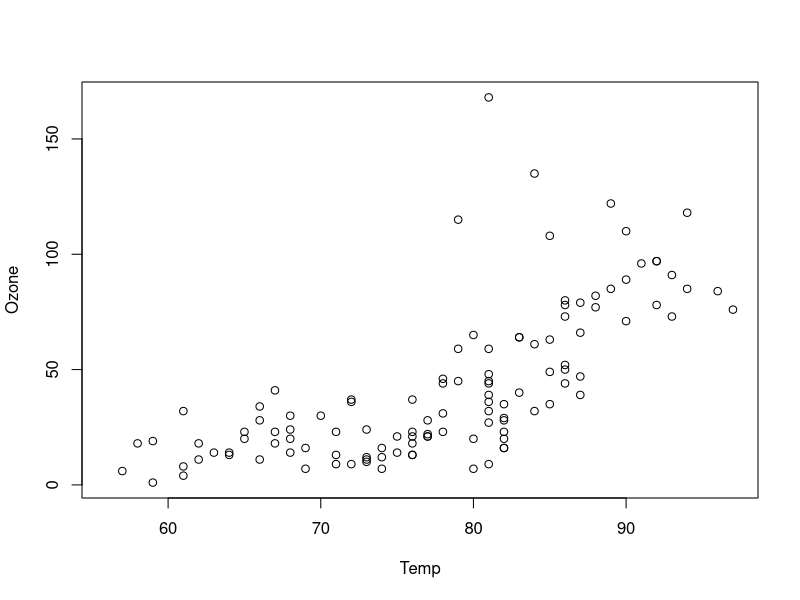
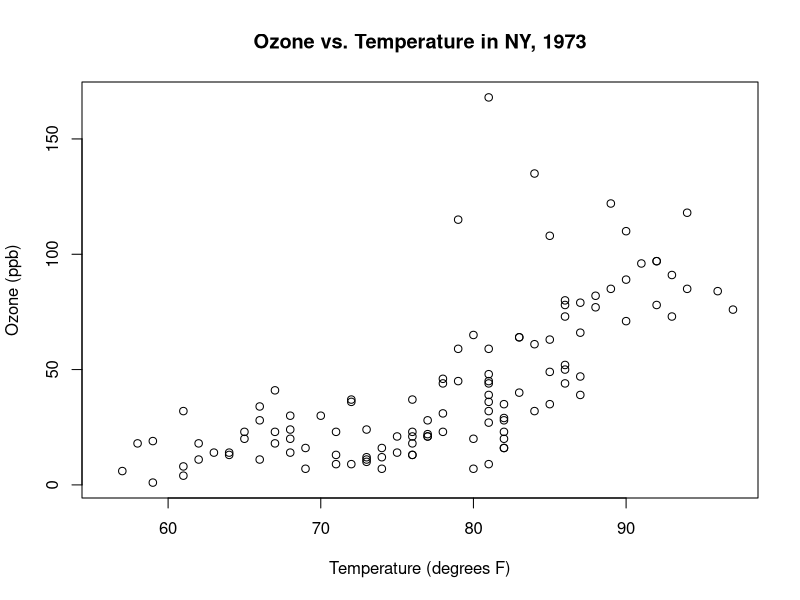
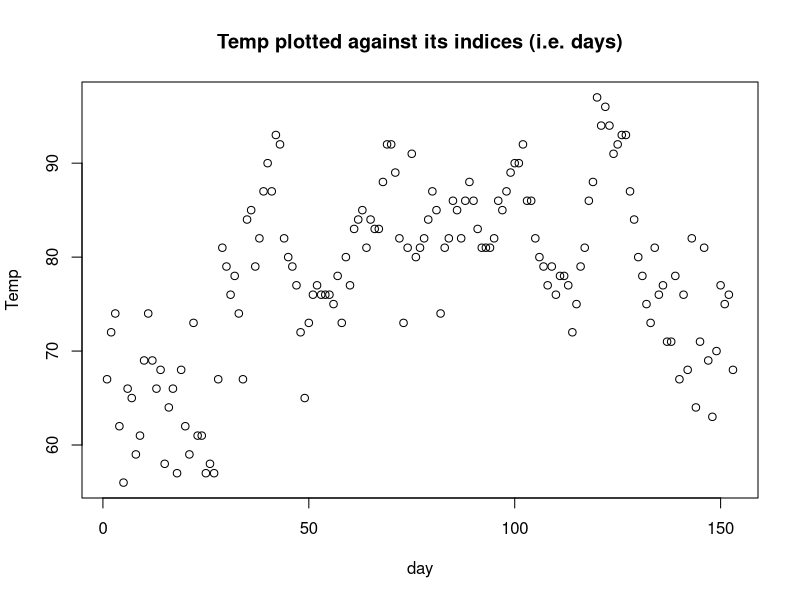
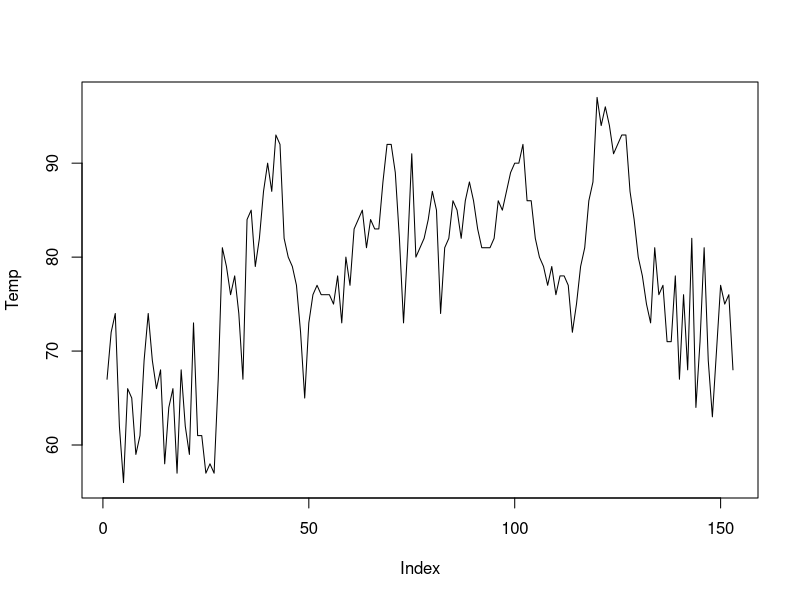
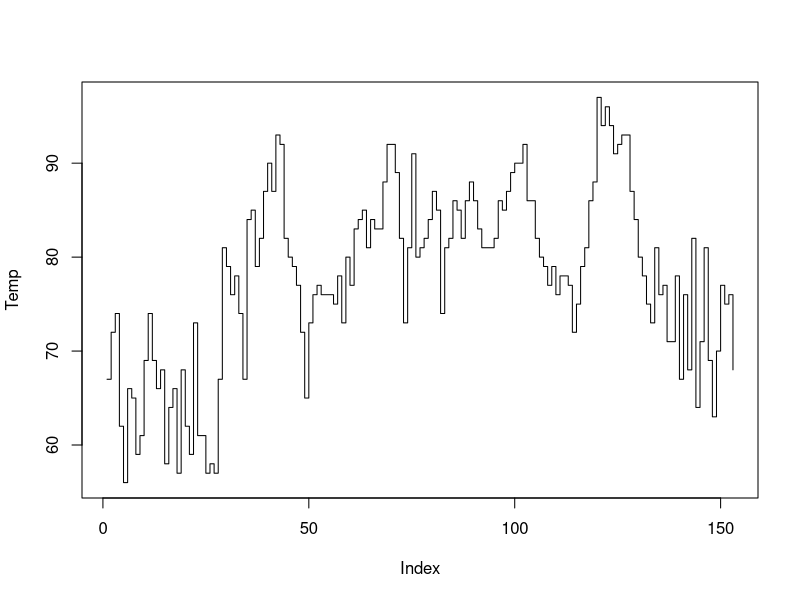
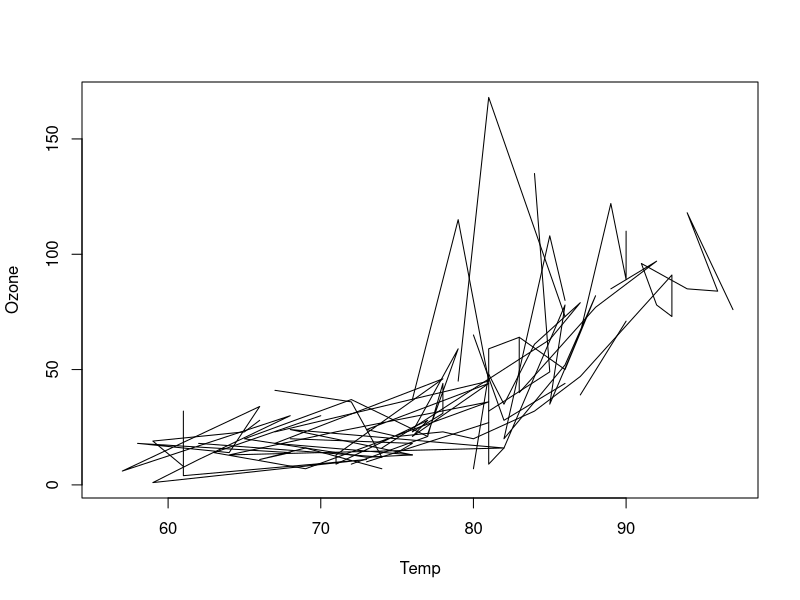
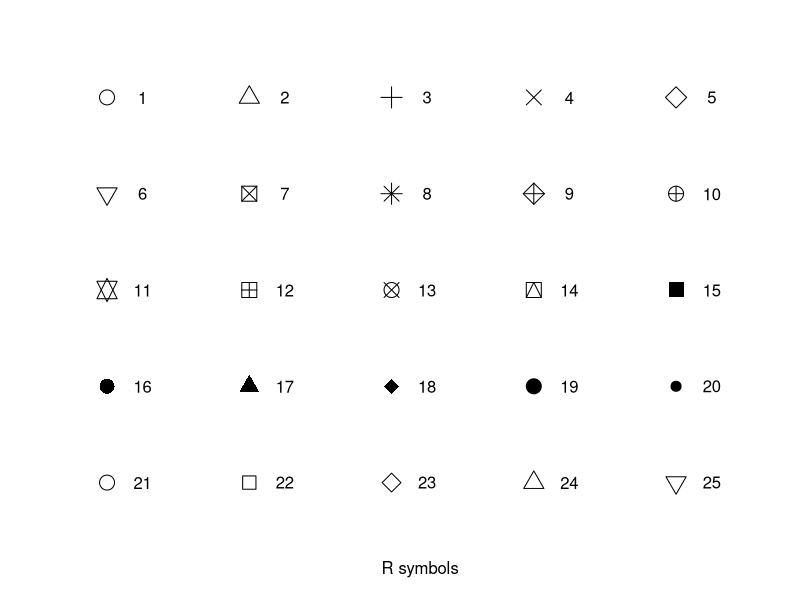
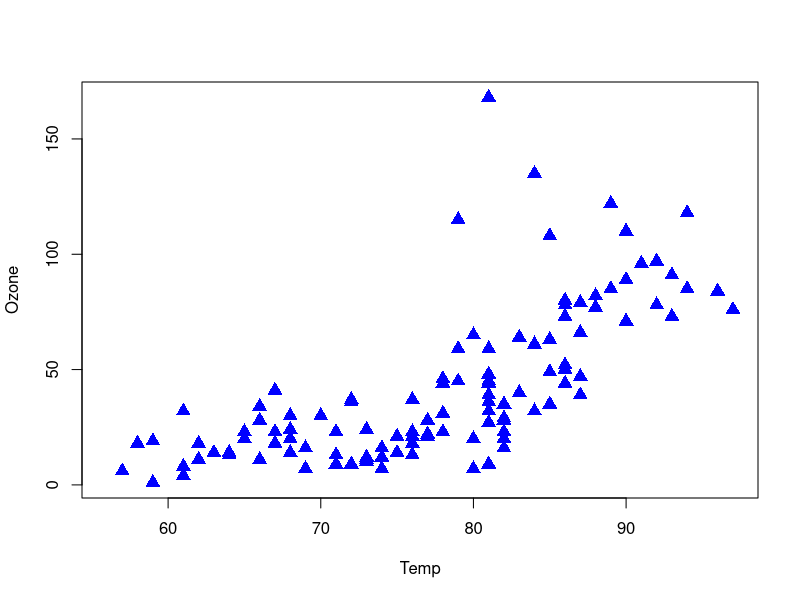

Write the R code that produced these figures, in order.
## ---- chunk 1
# set tidy=T for pdf, tidy=F for html
knitr::opts_chunk$set(comment=NA,error=T,warning=T, fig.align='center',tidy=F)
## ---- chunk 2
data(airquality) # loads the airquality dataset into the workspace
attach(airquality) # extracts each variable as a vector
## ---- chunk 3
plot(Temp, Ozone)
## ---- chunk 4
plot(Temp, Ozone, main="Ozone vs. Temperature in NY, 1973", xlab="Temperature (degrees F)", ylab="Ozone (ppb)")
## ---- chunk 5
plot(Temp, main="Temp plotted against its indices (i.e. days)", xlab="day")
## ---- chunk 6
plot(Temp, type="l")
plot(Temp, type="s")
## ---- chunk 7
plot(Temp, Ozone, type="l")
## ---- chunk 8
x<-rep(seq(1,5),5) 
y<-sort(x,decreasing=TRUE) 
pch<-seq(1,25) 
plot(x,y,pch=pch,cex=2,xlim=c(1,5.4), axes=FALSE,xlab="R symbols",ylab="")
text(x+0.25,y,pch)
## ---- chunk 9
plot(Temp, Ozone, pch=17, col="blue", cex=1.5)
## ---- chunk 10
plot(Temp, Ozone, main="Default Sizes", pch=17, col='blue')
plot(Temp, Ozone, col='blue', main="Inflated Sizes", pch=17, cex=1.5, cex.lab=1.5, cex.axis=1.5, cex.main=1.5, las=1)
## ---- chunk 11
plot(Temp, type='l', lwd=4,  main="Thicker line")
## ---- chunk 12
plot(Ozone, type="l", xlab="", ylab="")
## ---- chunk 13
plot(Ozone, type="l", xlab="", ylab="")
points(Temp, col='blue') # adds points
points(Temp, col='blue', type='l') # adds a line through these points
lines(Temp, col='blue') # a shortcut for points(Temp, type='l'); does exactly the same thing
## ---- chunk 14
plot(Ozone, type="l", xlab="", ylab="")
points(Temp, col='blue') # adds points
points(Temp, col='blue', type='l') # adds a line through these points
lines(Temp, col='blue') # a shortcut for points(Temp, type='l'); does exactly the same thing
lines(Solar.R, col='red')
## ---- chunk 15
range(Temp) # gives the minimum and maximum values
range(Solar.R, na.rm=T) # why do we need the na.rm=T argument here?
range(Ozone, na.rm=T)
# It looks like we need our plot window to range between 1 and 334 if we're to cover everything
# We'll also change the x-limit, just to show its effect

plot(Ozone, ylab="", type="l", xlim=c(1,170), ylim=c(1,334)) 
lines(Temp, col='blue')
lines(Solar.R, col='red')
## ---- chunk 16
plot(Ozone, xlab="days", ylab="", type="l", xlim=c(1,170), ylim=c(1,334)) 
lines(Temp, col='blue')
lines(Solar.R, col='red')
legend('topright',legend=c('ozone (ppb)','temp (F)','rad (lang)'), col=c('black','blue','red'), lty='solid')
## ---- chunk 17
plot(Ozone, ylab="", type="l", xlim=c(1,170), ylim=c(1,334)) 
lines(Temp, col='blue')
lines(Solar.R, col='red')

# add a legend at x=50, y=250
# note: this isn't a brilliant place for it; just showing how it works
# bg="white" forces a white (as opposed to transparent) legend background
legend(50,250,legend=c('ozone (ppb)','temp (F)','rad (lang)'), col=c('black','blue','red'), lty='dashed', bg="white")
## ---- chunk 18
# Evaluate these lines one-by-one so you understand what each is doing!
value = mean(Temp,na.rm=T) # calculate the mean
rounded_value = round(value, 1) # round to 1 decimal place, for display purposes
text_to_display = paste("Mean Temp =", rounded_value)

# now plot, and add text_to_display at desired x,y coords
plot(Temp, type='l', ylab="degrees F", xlab="Days", main="Temperature")
text(25,95,text_to_display)
## ---- chunk 19
colors = rep('blue',length(Temp)) # all elements are 'blue'
odds = seq(1, length(Temp), by=2) # the odd indices: c(1,3,5, ...)
colors[odds] = 'red'
# check that "colors" has alternating "red" and "blue"
plot(Temp, col=colors, pch=19)
## ---- chunk 20
hist(Temp, main="30 bins by default")
## ---- chunk 21
hist(Temp, 50, main="50 bins")
## ---- chunk 22
hist(Temp, c(0,60,85,100), main="Explicitly-set breaks")
## ---- chunk 23
# Be sure you understand exactly what this is doing!
# This is the sort of task you'll have to do a lot.

# Bad way (this would be awful if we had, say, 100 elements to deal with instead of just 5)
monthly_averages = c() # an empty vector
monthly_averages[1] = mean(Temp[Month==1])
monthly_averages[2] = mean(Temp[Month==2])
monthly_averages[3] = mean(Temp[Month==3])
monthly_averages[4] = mean(Temp[Month==4])
monthly_averages[5] = mean(Temp[Month==5])

# Better way
monthly_averages = c() # an empty vector
for (i in 5:9) {
  monthly_averages = c(monthly_averages, mean(Temp[Month==i]))
}

# Even better (why?)
months = unique(Month)
monthly_averages = rep(NA, length(months))
for (i in 1:length(months)) {
  monthly_averages[i] = mean(Temp[Month==months[i]])
}

# Best way (stay tuned ...)
monthly_averages = sapply(unique(Month), function(x) mean(Temp[Month==x]))

# Plot monthly_averages, no matter how you obtained it
plot(monthly_averages, pch=19, xlab="Month", ylab="degrees T", main="Temperature")
## ---- chunk 24
barplot(monthly_averages, names.arg = c('May','June','July','Aug','Sep'), ylab="degrees F", main="Monthly Average Temperature")
## ---- chunk 25
# Note a couple new tricks introduced here:
# 1) Periods are legal character in variable names.
# 2) You can assign two variables to equal the same value in one line.

months = unique(Month)
temp.avg = ozone.avg = rep(NA, length(months)) 
for (i in 1:length(months)) {
  temp.avg[i] = mean(Temp[Month==months[i]])
  ozone.avg[i] = mean(Ozone[Month==months[i]], na.rm=T) 
  # Why did we need na.rm=T for Ozone, but not Temp?
}
avgs = cbind(temp.avg, ozone.avg) # bind temp.avg and ozone.avg as columns

# barplot groups on columns, so temp.avg and ozone.avg each get their own bar
barplot(avgs)
barplot(t(avgs)) # after transposing, each month is its own group

# beside=T unstacks the bars and places them side-by-side
# barplot() knows that if there are groups, we'll need a legend to specify which bar is which.
# So, it provide an automatic-legend generator, andall we have so supply is legend.text.
barplot(t(avgs), names.arg = c('May','June','July','Aug','Sep'), beside=T, legend.text=c('Temp','Ozone'))
## ---- chunk 26
par(mfrow=c(2,2)) # make a 2x2 grid in which to place plots
hist(Ozone)
hist(Temp)
hist(Solar.R)
plot(Temp,Ozone)
## ---- chunk 27
layout(matrix(c(1,1,2,3), 2, 2, byrow=T))
plot(Temp,Ozone)
hist(Temp)
hist(Ozone)
